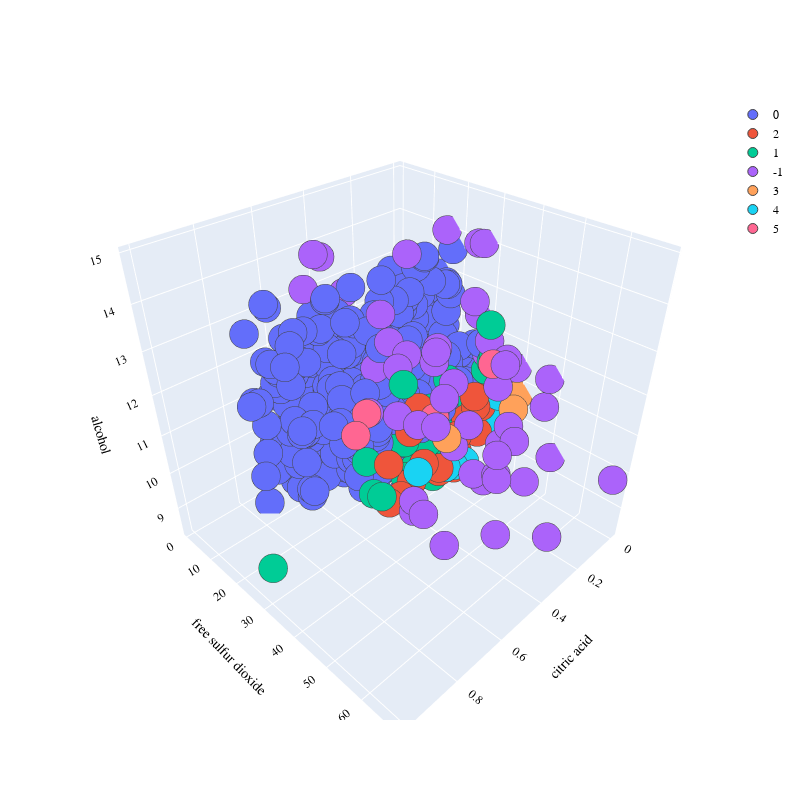

Notebook source saved alongside this figure:
### Markdown cell above
# 
# 
- Visualisation 3D des Clustres

### Code cell
PLOT = go.Figure()
for i in list(X['cluster'].unique()):
    
    
    PLOT.add_trace(go.Scatter3d(x = X[X['cluster']== i]['citric acid'],
                                y =X[X['cluster'] == i]['free sulfur dioxide'],
                                z = X[X['cluster']== i]['alcohol'],                        
                                mode = 'markers',marker_size = 10, marker_line_width = 1,
                                name = str(i)))
PLOT.update_traces(hovertemplate='citric acid: %{x} <br>free sulfur dioxide %{y} <br>alcohol: %{z}')

    
PLOT.update_layout(width = 800, height = 800, autosize = True, showlegend = True,
                   scene = dict(xaxis=dict(title = 'citric acid', titlefont_color = 'black'),
                                yaxis=dict(title = 'free sulfur dioxide', titlefont_color = 'black'),
                                zaxis=dict(title = 'alcohol', titlefont_color = 'black')),
                   font = dict(family = "Gilroy", color  = 'black', size = 12))

### Figure 1 — Plotly figure (JSON) as saved in the notebook; plotly's stock layout.template omitted (floating-point values rounded to 4 significant figures; data arrays with more than 128 entries replaced by an {"elided": "..."} marker saying what was removed)
{"data": [{"hovertemplate": "citric acid: %{x} <br>free sulfur dioxide %{y} <br>alcohol: %{z}", "marker": {"line": {"width": 1}, "size": 10}, "mode": "markers", "name": "0", "type": "scatter3d", "x": {"elided": "997 float values"}, "y": {"elided": "997 int values"}, "z": {"elided": "997 float values"}}, {"hovertemplate": "citric acid: %{x} <br>free sulfur dioxide %{y} <br>alcohol: %{z}", "marker": {"line": {"width": 1}, "size": 10}, "mode": "markers", "name": "2", "type": "scatter3d", "x": [0.56, 0.15, 0.44, 0.26, 0.53, 0.12, 0, 0.49, 0.32, 0.24, 0.21, 0.45, 0.13, 0.3, 0.3, 0, 0.3, 0.23, 0.19, 0.38, 0.2, 0.25, 0.21, 0.09, 0.1, 0.32, 0.41], "y": [35, 33, 34, 35, 33, 34, 34, 34, 35, 35, 33, 34, 34, 35, 35, 33, 33, 35, 33, 34, 34, 34, 33, 34, 34, 35, 34], "z": [10.5, 10.2, 9.5, 9.4, 9.2, 10.5, 9.9, 9.3, 9.4, 9.2, 9.2, 10.9, 10.8, 9.4, 9.4, 10.7, 9.5, 10.1, 9.4, 9.8, 9.3, 9.2, 9.9, 10.4, 9.7, 9.5, 11.4]}, {"hovertemplate": "citric acid: %{x} <br>free sulfur dioxide %{y} <br>alcohol: %{z}", "marker": {"line": {"width": 1}, "size": 10}, "mode": "markers", "name": "1", "type": "scatter3d", "x": [0.36, 0.56, 0.55, 1, 0.07, 0.07, 0.3, 0.12, 0.24, 0.03, 0.03, 0.6, 0.24, 0.41, 0.28, 0.27, 0.31, 0.19, 0, 0.32, 0.29, 0.28, 0.28, 0, 0.2, 0.3, 0.45, 0.43, 0.26, 0.21, 0.02, 0.32, 0.32, 0.3, 0.01, 0.26, 0.26, 0.26, 0.29, 0.08, 0.12], "y": [30, 30, 32, 32, 32, 32, 30, 30, 31, 32, 32, 31, 32, 30, 30, 31, 32, 30, 32, 32, 31, 31, 31, 32, 30, 31, 32, 31, 31, 32, 31, 31, 31, 32, 32, 31, 31, 31, 32, 32, 32], "z": [9.4, 9.4, 9.4, 9.4, 9.8, 9.8, 9.4, 10.4, 9.3, 12.3, 12.3, 10.5, 11.5, 9.3, 9.4, 9.4, 9.8, 10, 11.2, 11, 9.1, 9.4, 9.4, 11.4, 9.2, 9.5, 12, 10.4, 9.2, 9.9, 11.07, 10, 10, 9, 11.3, 9.9, 9.9, 9.9, 9.8, 10.5, 10.2]}, {"hovertemplate": "citric acid: %{x} <br>free sulfur dioxide %{y} <br>alcohol: %{z}", "marker": {"line": {"width": 1}, "size": 10}, "mode": "markers", "name": "-1", "type": "scatter3d", "x": [0.26, 0, 0, 0.4, 0.02, 0.02, 0.3, 0.45, 0.23, 0.32, 0.49, 0.49, 0.24, 0.24, 0.49, 0.49, 0.24, 0.21, 0.65, 0.1, 0.03, 0.29, 0.39, 0, 0.28, 0.28, 0.01, 0, 0.48, 0.36, 0.33, 0.43, 0.32, 0.32, 0.37, 0.41, 0.57, 0.08, 0.54, 0.5, 0, 0.43, 0.51, 0.39, 0, 0.01, 0.22, 0.01, 0, 0.17, 0.36, 0, 0.37, 0.02, 0.5, 0.5, 0.08, 0.33, 0.1], "y": [42, 27, 27, 40.5, 68, 68, 38, 7, 28, 43, 38, 33, 1, 1, 38, 41, 19, 46, 22, 45, 27, 1, 4, 16, 36, 36, 31, 30, 3, 53, 52, 29, 51, 4, 36, 25, 30, 40, 42, 29, 27, 22, 45, 29, 48, 48, 43, 26, 51, 52, 35, 39, 55, 37, 48, 48, 42, 66, 39], "z": [9.5, 14, 14, 11.9, 9.9, 9.9, 10.2, 14, 12.1, 11.1, 9.4, 11.4, 10.3, 10.3, 9.1, 9.2, 14, 9.5, 14.9, 10, 12.7, 9.5, 12.5, 14, 11.7, 11.7, 11.8, 11.4, 13.2, 11, 10.2, 12.2, 12.9, 12.8, 12.7, 12.6, 11.6, 9.6, 11.8, 13.6, 12.3, 11.9, 11.8, 12.4, 11.5, 10.8, 9.2, 14, 9.5, 9.5, 12.4, 11.4, 9, 11.6, 8.8, 8.8, 10.2, 9.5, 11.2]}, {"hovertemplate": "citric acid: %{x} <br>free sulfur dioxide %{y} <br>alcohol: %{z}", "marker": {"line": {"width": 1}, "size": 10}, "mode": "markers", "name": "3", "type": "scatter3d", "x": [0.04, 0.39, 0.39, 0.39, 0, 0], "y": [41, 41, 41, 41, 40, 40], "z": [10.5, 10.9, 10.9, 10.9, 10.7, 10.7]}, {"hovertemplate": "citric acid: %{x} <br>free sulfur dioxide %{y} <br>alcohol: %{z}", "marker": {"line": {"width": 1}, "size": 10}, "mode": "markers", "name": "4", "type": "scatter3d", "x": [0.26, 0.02, 0.3, 0.44, 0.03, 0.2], "y": [36, 36, 36, 36, 36, 36], "z": [9.4, 9.8, 9.5, 9.9, 10.6, 9.3]}, {"hovertemplate": "citric acid: %{x} <br>free sulfur dioxide %{y} <br>alcohol: %{z}", "marker": {"line": {"width": 1}, "size": 10}, "mode": "markers", "name": "5", "type": "scatter3d", "x": [0.73, 0.73, 0.12, 0.12, 0.68, 0.68, 0.4], "y": [38, 38, 38, 38, 37.5, 37.5, 38], "z": [12, 12, 11.8, 11.8, 12.3, 12.3, 11.3]}], "layout": {"autosize": true, "font": {"color": "black", "family": "Gilroy", "size": 12}, "height": 800, "scene": {"xaxis": {"title": {"font": {"color": "black"}, "text": "citric acid"}}, "yaxis": {"title": {"font": {"color": "black"}, "text": "free sulfur dioxide"}}, "zaxis": {"title": {"font": {"color": "black"}, "text": "alcohol"}}}, "showlegend": true, "width": 800}}
